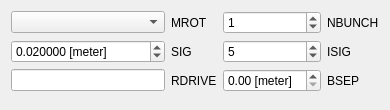
             <widget class="QWidget" name="beamPage">
              <property name="geometry">
               <rect>
                <x>0</x>
                <y>0</y>
                <width>390</width>
                <height>110</height>
               </rect>
              </property>
              <attribute name="label">
               <string>Beam</string>
              </attribute>
              <attribute name="toolTip">
               <string>Beam settings (b)</string>
              </attribute>
              <layout class="QVBoxLayout" name="verticalLayout_11">
               <item>
                <layout class="QGridLayout" name="gridLayout_5">
                 <item row="2" column="3">
                  <widget class="QDoubleSpinBox" name="BSEP">
                   <property name="toolTip">
                    <string>The peak-to-peak distance between bunches.
Valid only when NBUNCH ≥2.</string>
                   </property>
                   <property name="suffix">
                    <string> [meter]</string>
                   </property>
                  </widget>
                 </item>
                 <item row="2" column="2">
                  <widget class="QLabel" name="label_13">
                   <property name="text">
                    <string>RDRIVE</string>
                   </property>
                  </widget>
                 </item>
                 <item row="2" column="4">
                  <widget class="QLabel" name="label_15">
                   <property name="text">
                    <string>BSEP</string>
                   </property>
                  </widget>
                 </item>
                 <item row="1" column="2">
                  <widget class="QLabel" name="label_11">
                   <property name="text">
                    <string>SIG</string>
                   </property>
                  </widget>
                 </item>
                 <item row="1" column="3">
                  <widget class="QSpinBox" name="ISIG">
                   <property name="toolTip">
                    <string>Number of standard deviations used for a Gaussian bunch.</string>
                   </property>
                   <property name="maximum">
                    <number>99999</number>
                   </property>
                   <property name="value">
                    <number>5</number>
                   </property>
                  </widget>
                 </item>
                 <item row="0" column="3">
                  <widget class="QSpinBox" name="NBUNCH">
                   <property name="toolTip">
                    <string>Number of driving Gaussian bunches.
If zero or negative, an user defined charge distribution
function will be used instead of an usual Gaussian
distribution. Then, the user must supply his charge
distribution by editing the subroutine BSHAPE in the
source code. The total charge will be automatically
normalized to 1 coulomb. For more details, consult the
instruction written in the subroutine BSHAPE.</string>
                   </property>
                   <property name="value">
                    <number>1</number>
                   </property>
                  </widget>
                 </item>
                 <item row="2" column="1">
                  <widget class="QLineEdit" name="RDRIVE">
                   <property name="toolTip">
                    <string>The radius of the driving hollow beam.
The beam pipe radius is found by ABCI. If the beam pipe
radii at both ends are unequal, the default value will be
the smallest of them. If the cavity material comes down
below the beam pipe radii, the default value will be the
radial coordinate of the cavity material closest to the beam
axis.</string>
                   </property>
                  </widget>
                 </item>
                 <item row="1" column="4">
                  <widget class="QLabel" name="label_12">
                   <property name="text">
                    <string>ISIG</string>
                   </property>
                  </widget>
                 </item>
                 <item row="0" column="2">
                  <widget class="QLabel" name="label_10">
                   <property name="text">
                    <string>MROT</string>
                   </property>
                  </widget>
                 </item>
                 <item row="0" column="1">
                  <widget class="QComboBox" name="MROT">
                   <property name="toolTip">
                    <string>Azimuthal mode number, i.e., MROT=0 for monopole
fields or MROT=1 for dipole fields.</string>
                   </property>
                  </widget>
                 </item>
                 <item row="0" column="4">
                  <widget class="QLabel" name="label_14">
                   <property name="text">
                    <string>NBUNCH</string>
                   </property>
                  </widget>
                 </item>
                 <item row="1" column="1">
                  <widget class="QDoubleSpinBox" name="SIG">
                   <property name="toolTip">
                    <string>One standard deviation of bunch length</string>
                   </property>
                   <property name="suffix">
                    <string> [meter]</string>
                   </property>
                   <property name="decimals">
                    <number>6</number>
                   </property>
                   <property name="singleStep">
                    <double>0.010000000000000</double>
                   </property>
                   <property name="value">
                    <double>0.020000000000000</double>
                   </property>
                  </widget>
                 </item>
                </layout>
               </item>
               <item>
                <spacer name="verticalSpacer_4">
                 <property name="orientation">
                  <enum>Qt::Vertical</enum>
                 </property>
                 <property name="sizeHint" stdset="0">
                  <size>
                   <width>20</width>
                   <height>40</height>
                  </size>
                 </property>
                </spacer>
               </item>
              </layout>
             </widget>
